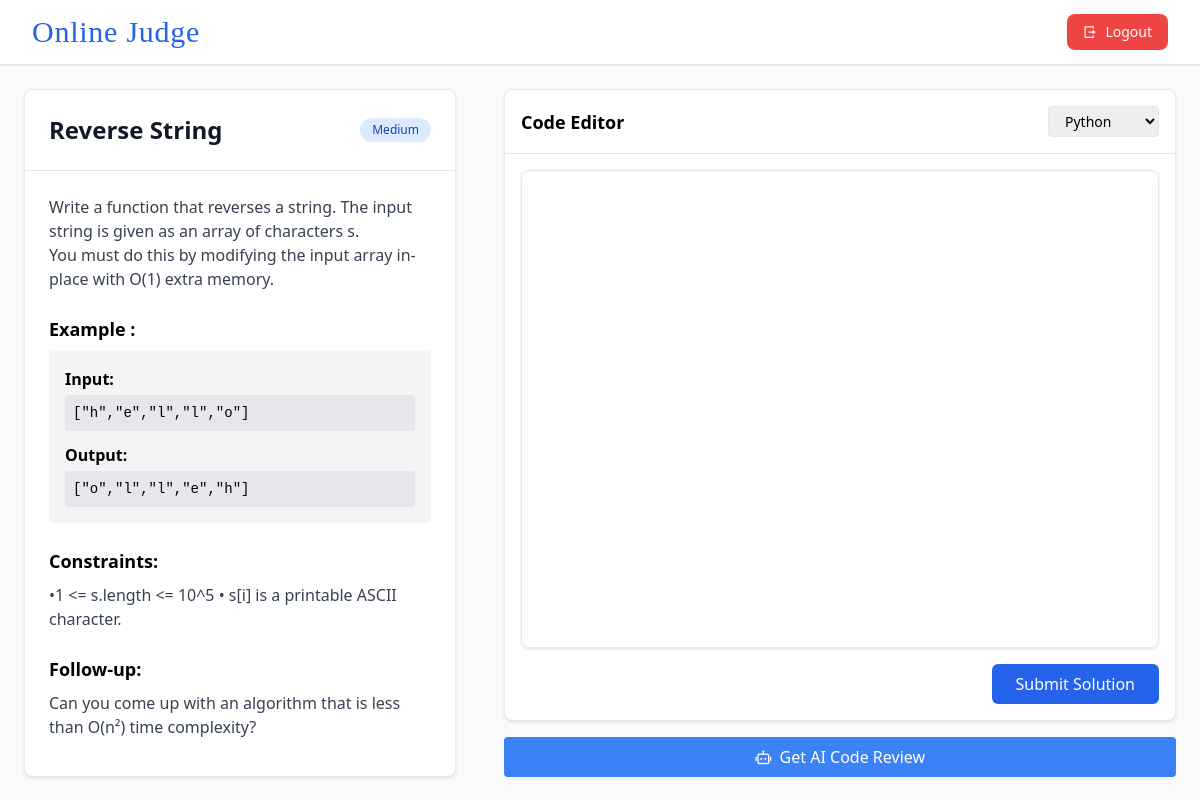
The page /compiler/problems/4/ (signed in) on the database its author committed.
### compiler/models.py (models this page shows, shortened)
class Problem(models.Model):
    title = models.CharField(max_length=100)
    description = models.TextField()
    constraints = models.TextField()
    example_input = models.TextField()
    example_output = models.TextField()

### compiler/views.py (the view, shortened to what this page needs)
# urls.py: path('problems/<int:problem_id>/',submit,name = 'submit'),
@login_required
def submit(request,problem_id):
    problem = get_object_or_404(Problem, id=problem_id)
    last_submission = Codesubmission.objects.filter(user=request.user,problem=problem).order_by('timestamp').first()
    return render(request,'compiler.html',{"problem":problem,"last_submission":last_submission})

### compiler/templates/compiler.html (shortened to what this page needs)
<!DOCTYPE html>
<html lang="en">
  <head>
    <link href="https://cdnjs.cloudflare.com/ajax/libs/remixicon/4.6.0/remixicon.min.css" rel="stylesheet" />
    <script src="https://cdn.tailwindcss.com/3.4.16"></script>
  </head>
  <body class="bg-gray-50 font-sans antialiased">
    <nav class="bg-white shadow-sm border-b border-gray-200 sticky top-0 z-10">
      <div class="max-w-7xl mx-auto px-4 sm:px-6 lg:px-8">
        <div class="flex justify-between items-center h-16">
          <a href="/home/" class="text-3xl font-['Pacifico'] text-blue-600 tracking-wide hover:text-blue-700 transition-slow">Online Judge</a>
          <a href="/auth/logout/" class="bg-red-500 hover:bg-red-600 text-white px-4 py-2 rounded-lg text-sm font-medium transition-slow flex items-center">
            <i class="ri-logout-box-r-line mr-2"></i> Logout
          </a>
        </div>
      </div>
    </nav>
    <div class="min-h-[calc(100vh-4rem)] flex flex-col lg:flex-row">
      <div class="w-full lg:w-2/5 p-4 lg:p-6">
        <div class="bg-white rounded-lg shadow border h-full flex flex-col overflow-hidden">
          <div class="p-6 border-b">
            <div class="flex items-center justify-between">
              <h1 class="text-2xl font-bold text-gray-900">{{problem.title}}</h1>
              <span class="inline-flex items-center px-3 py-1 rounded-full text-xs font-medium bg-blue-100 text-blue-800">
                {{problem.difficulty|default:"Medium"}}
              </span>
            </div>
          </div>
          <div class="p-6 overflow-y-auto custom-scroll flex-1">
            <div class="prose prose-sm max-w-none">
              <div class="text-gray-700 whitespace-pre-wrap mb-6">{{ problem.description }}</div>
              <h3 class="text-lg font-semibold mt-4 mb-2">Example :</h3>
              <div class="bg-gray-100 p-4 rounded mb-6">
                <strong class="block mb-1">Input:</strong>
                <pre class="whitespace-pre-wrap bg-gray-200 p-2 rounded font-mono text-sm">{{problem.example_input}}</pre>
                <strong class="block mt-3 mb-1">Output:</strong>
                <pre class="whitespace-pre-wrap bg-gray-200 p-2 rounded font-mono text-sm">{{problem.example_output}}</pre>
              </div>
              <h3 class="text-lg font-semibold mt-4 mb-2">Constraints:</h3>
              <ul class="list-disc list-inside text-gray-700 space-y-1 mb-6">{{problem.constraints|safe}}</ul>
              <h3 class="text-lg font-semibold mt-4 mb-2">Follow-up:</h3>
              <p class="text-gray-700">Can you come up with an algorithm that is less than O(n²) time complexity?</p>
            </div>
          </div>
        </div>
      </div>
      <div class="w-full lg:w-3/5 p-4 lg:p-6 flex flex-col">
        <form method="post" action="{% url 'submit' problem.id %}" class="flex flex-col flex-1 gap-4">
          <div class="bg-white rounded-lg shadow border flex-1 flex flex-col">
            <div class="p-4 border-b flex justify-between items-center">
              <h2 class="text-lg font-semibold">Code Editor</h2>
              <select id="languageSelect" name="language" class="border rounded px-3 py-1 text-sm focus:ring-2 focus:ring-blue-500 focus:border-blue-500 transition-slow">
                <option value="python">Python</option>
              </select>
            </div>
            <div class="p-4 flex-1 flex flex-col">
              <div id="monacoEditor" class="w-full flex-1 rounded-lg border shadow overflow-hidden"></div>
              <button id="submitBtn" type="submit" class="mt-4 bg-blue-600 hover:bg-blue-700 text-white font-medium py-2 px-6 rounded-md transition-slow flex items-center justify-center self-end">
                <span id="submitText">Submit Solution</span>
              </button>
            </div>
          </div>
        </form>
        <div class="mt-4">
          <a href="{% url 'ai_review' problem.id %}"
             class="bg-blue-500 hover:bg-blue-600 text-white px-4 py-2 rounded transition-slow flex items-center justify-center">
            <i class="ri-robot-2-line mr-2"></i>
            <span>Get AI Code Review</span>
          </a>
        </div>
      </div>
    </div>
  </body>
</html>

### compiler/templates/compiler.html (style rules this page uses)
.custom-scroll { scrollbar-width: thin; scrollbar-color: #d1d5db #f3f4f6; }
.transition-slow { transition: all 0.3s ease; }

### rows shown on the page
Problem: title "Reverse String", description "Write a function that reverses a string. The input string is given as an array of characters s. You must do this by modifying the input array in-place with O(1) extra memory.", example_input "[\"h\",\"e\",\"l\",\"l\",\"o\"]", example_output "[\"o\",\"l\",\"l\",\"e\",\"h\"]", constraints "•1 <= s.length <= 10^5 • s[i] is a printable ASCII character."

### other values the page prints
{{ problem.difficulty|default:"Medium" }} "Medium"
